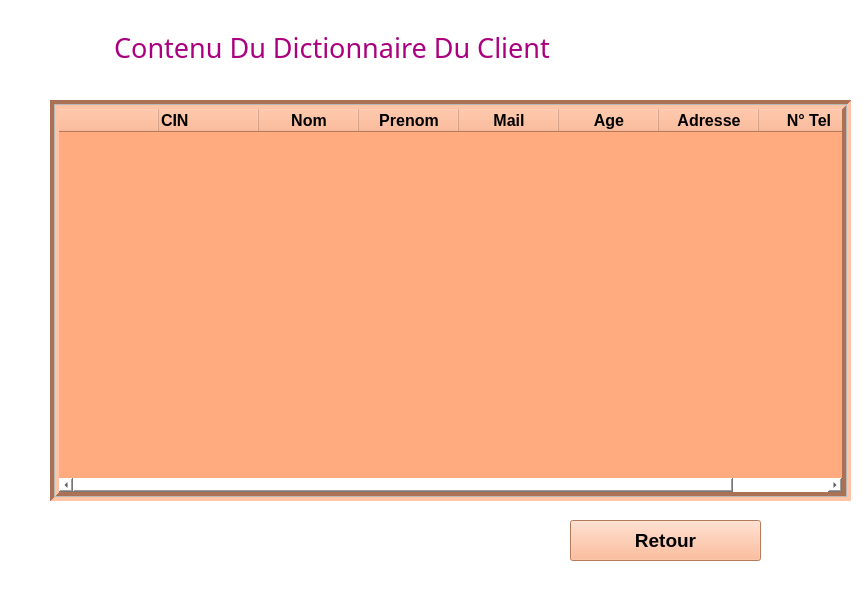
<?xml version="1.0" encoding="UTF-8"?>
<ui version="4.0">
 <class>Form</class>
 <widget class="QWidget" name="Form">
  <property name="geometry">
   <rect>
    <x>0</x>
    <y>0</y>
    <width>867</width>
    <height>600</height>
   </rect>
  </property>
  <property name="minimumSize">
   <size>
    <width>800</width>
    <height>600</height>
   </size>
  </property>
  <property name="windowTitle">
   <string>Form</string>
  </property>
  <property name="styleSheet">
   <string notr="true">background-color: rgb(85, 0, 0);
background-color: rgb(255, 255, 255);</string>
  </property>
  <widget class="QTableWidget" name="tableWidget">
   <property name="geometry">
    <rect>
     <x>50</x>
     <y>100</y>
     <width>801</width>
     <height>401</height>
    </rect>
   </property>
   <property name="font">
    <font>
     <pointsize>12</pointsize>
     <weight>75</weight>
     <bold>true</bold>
    </font>
   </property>
   <property name="styleSheet">
    <string notr="true">background-color: rgb(85, 0, 0);
background-color: rgb(255, 170, 127);</string>
   </property>
   <property name="frameShape">
    <enum>QFrame::Box</enum>
   </property>
   <property name="lineWidth">
    <number>4</number>
   </property>
   <property name="midLineWidth">
    <number>1</number>
   </property>
   <property name="iconSize">
    <size>
     <width>7</width>
     <height>5</height>
    </size>
   </property>
   <property name="gridStyle">
    <enum>Qt::CustomDashLine</enum>
   </property>
   <property name="sortingEnabled">
    <bool>false</bool>
   </property>
   <property name="rowCount">
    <number>0</number>
   </property>
   <property name="columnCount">
    <number>8</number>
   </property>
   <attribute name="horizontalHeaderCascadingSectionResizes">
    <bool>false</bool>
   </attribute>
   <attribute name="horizontalHeaderMinimumSectionSize">
    <number>100</number>
   </attribute>
   <attribute name="horizontalHeaderDefaultSectionSize">
    <number>100</number>
   </attribute>
   <attribute name="horizontalHeaderHighlightSections">
    <bool>false</bool>
   </attribute>
   <attribute name="horizontalHeaderShowSortIndicator" stdset="0">
    <bool>false</bool>
   </attribute>
   <attribute name="horizontalHeaderStretchLastSection">
    <bool>false</bool>
   </attribute>
   <attribute name="verticalHeaderVisible">
    <bool>false</bool>
   </attribute>
   <attribute name="verticalHeaderCascadingSectionResizes">
    <bool>false</bool>
   </attribute>
   <attribute name="verticalHeaderMinimumSectionSize">
    <number>29</number>
   </attribute>
   <attribute name="verticalHeaderDefaultSectionSize">
    <number>30</number>
   </attribute>
   <attribute name="verticalHeaderHighlightSections">
    <bool>false</bool>
   </attribute>
   <attribute name="verticalHeaderShowSortIndicator" stdset="0">
    <bool>false</bool>
   </attribute>
   <attribute name="verticalHeaderStretchLastSection">
    <bool>false</bool>
   </attribute>
   <column>
    <property name="text">
     <string/>
    </property>
    <property name="font">
     <font>
      <pointsize>12</pointsize>
      <weight>75</weight>
      <bold>true</bold>
     </font>
    </property>
    <property name="background">
     <color>
      <red>255</red>
      <green>255</green>
      <blue>127</blue>
     </color>
    </property>
   </column>
   <column>
    <property name="text">
     <string>CIN</string>
    </property>
    <property name="font">
     <font>
      <pointsize>12</pointsize>
      <weight>75</weight>
      <bold>true</bold>
     </font>
    </property>
    <property name="textAlignment">
     <set>AlignLeading|AlignVCenter</set>
    </property>
    <property name="background">
     <color>
      <red>0</red>
      <green>0</green>
      <blue>0</blue>
     </color>
    </property>
   </column>
   <column>
    <property name="text">
     <string>Nom</string>
    </property>
    <property name="font">
     <font>
      <pointsize>12</pointsize>
      <weight>75</weight>
      <bold>true</bold>
     </font>
    </property>
    <property name="background">
     <color>
      <red>85</red>
      <green>255</green>
      <blue>0</blue>
     </color>
    </property>
   </column>
   <column>
    <property name="text">
     <string>Prenom</string>
    </property>
    <property name="font">
     <font>
      <pointsize>12</pointsize>
      <weight>75</weight>
      <bold>true</bold>
     </font>
    </property>
   </column>
   <column>
    <property name="text">
     <string>Mail</string>
    </property>
    <property name="font">
     <font>
      <pointsize>12</pointsize>
      <weight>75</weight>
      <bold>true</bold>
     </font>
    </property>
   </column>
   <column>
    <property name="text">
     <string>Age</string>
    </property>
    <property name="font">
     <font>
      <pointsize>12</pointsize>
      <weight>75</weight>
      <bold>true</bold>
     </font>
    </property>
   </column>
   <column>
    <property name="text">
     <string>Adresse</string>
    </property>
    <property name="font">
     <font>
      <pointsize>12</pointsize>
      <weight>75</weight>
      <bold>true</bold>
     </font>
    </property>
   </column>
   <column>
    <property name="text">
     <string>N° Tel</string>
    </property>
    <property name="font">
     <font>
      <pointsize>12</pointsize>
      <weight>75</weight>
      <bold>true</bold>
     </font>
    </property>
   </column>
  </widget>
  <widget class="QPushButton" name="retour">
   <property name="geometry">
    <rect>
     <x>570</x>
     <y>520</y>
     <width>191</width>
     <height>41</height>
    </rect>
   </property>
   <property name="font">
    <font>
     <pointsize>14</pointsize>
     <weight>75</weight>
     <bold>true</bold>
    </font>
   </property>
   <property name="styleSheet">
    <string notr="true">background-color: rgb(255, 170, 127);</string>
   </property>
   <property name="text">
    <string>Retour</string>
   </property>
  </widget>
  <widget class="QLabel" name="label">
   <property name="geometry">
    <rect>
     <x>40</x>
     <y>22</y>
     <width>591</width>
     <height>51</height>
    </rect>
   </property>
   <property name="font">
    <font>
     <family>Algerian</family>
     <pointsize>20</pointsize>
     <weight>50</weight>
     <italic>false</italic>
     <bold>false</bold>
    </font>
   </property>
   <property name="styleSheet">
    <string notr="true">color: rgb(255, 255, 255);
color: rgb(170, 0, 127);</string>
   </property>
   <property name="text">
    <string>Contenu Du Dictionnaire Du Client </string>
   </property>
   <property name="alignment">
    <set>Qt::AlignCenter</set>
   </property>
  </widget>
 </widget>
 <resources/>
 <connections/>
</ui>
